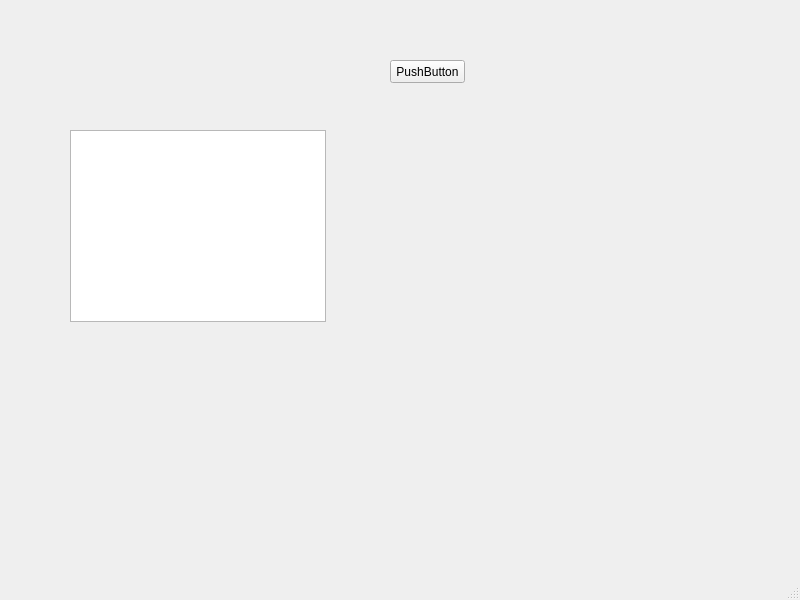
<?xml version="1.0" encoding="UTF-8"?>
<ui version="4.0">
 <class>MainWindow</class>
 <widget class="QMainWindow" name="MainWindow">
  <property name="geometry">
   <rect>
    <x>0</x>
    <y>0</y>
    <width>800</width>
    <height>600</height>
   </rect>
  </property>
  <property name="windowTitle">
   <string>MainWindow</string>
  </property>
  <widget class="QWidget" name="centralwidget">
   <widget class="QPushButton" name="pushButton">
    <property name="geometry">
     <rect>
      <x>390</x>
      <y>60</y>
      <width>75</width>
      <height>23</height>
     </rect>
    </property>
    <property name="text">
     <string>PushButton</string>
    </property>
   </widget>
   <widget class="QTextBrowser" name="textBrowser">
    <property name="geometry">
     <rect>
      <x>70</x>
      <y>130</y>
      <width>256</width>
      <height>192</height>
     </rect>
    </property>
   </widget>
  </widget>
  <widget class="QMenuBar" name="menubar">
   <property name="geometry">
    <rect>
     <x>0</x>
     <y>0</y>
     <width>800</width>
     <height>22</height>
    </rect>
   </property>
  </widget>
  <widget class="QStatusBar" name="statusbar"/>
 </widget>
 <resources/>
 <connections/>
</ui>
